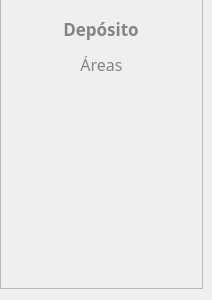
          <widget class="QWidget" name="deposito_subpage">
           <widget class="QFrame" name="frame_6">
            <property name="geometry">
             <rect>
              <x>0</x>
              <y>-2</y>
              <width>203</width>
              <height>291</height>
             </rect>
            </property>
            <property name="frameShape">
             <enum>QFrame::StyledPanel</enum>
            </property>
            <property name="frameShadow">
             <enum>QFrame::Raised</enum>
            </property>
            <layout class="QVBoxLayout" name="verticalLayout_6">
             <property name="leftMargin">
              <number>0</number>
             </property>
             <property name="topMargin">
              <number>0</number>
             </property>
             <property name="rightMargin">
              <number>0</number>
             </property>
             <property name="bottomMargin">
              <number>0</number>
             </property>
             <item>
              <widget class="QFrame" name="frame_13">
               <property name="maximumSize">
                <size>
                 <width>200</width>
                 <height>51</height>
                </size>
               </property>
               <property name="styleSheet">
                <string notr="true">border:none</string>
               </property>
               <property name="frameShape">
                <enum>QFrame::StyledPanel</enum>
               </property>
               <property name="frameShadow">
                <enum>QFrame::Raised</enum>
               </property>
               <widget class="QLabel" name="label_10">
                <property name="geometry">
                 <rect>
                  <x>0</x>
                  <y>10</y>
                  <width>200</width>
                  <height>40</height>
                 </rect>
                </property>
                <property name="minimumSize">
                 <size>
                  <width>128</width>
                  <height>0</height>
                 </size>
                </property>
                <property name="maximumSize">
                 <size>
                  <width>208</width>
                  <height>40</height>
                 </size>
                </property>
                <property name="font">
                 <font>
                  <family>Cairo SemiBold</family>
                  <pointsize>13</pointsize>
                  <weight>75</weight>
                  <bold>true</bold>
                 </font>
                </property>
                <property name="styleSheet">
                 <string notr="true">color: #818489 ;
border:none</string>
                </property>
                <property name="text">
                 <string>Depósito</string>
                </property>
                <property name="alignment">
                 <set>Qt::AlignCenter</set>
                </property>
               </widget>
              </widget>
             </item>
             <item>
              <widget class="QLabel" name="label_12">
               <property name="minimumSize">
                <size>
                 <width>201</width>
                 <height>0</height>
                </size>
               </property>
               <property name="maximumSize">
                <size>
                 <width>193</width>
                 <height>16</height>
                </size>
               </property>
               <property name="font">
                <font>
                 <family>Cairo</family>
                 <pointsize>12</pointsize>
                 <weight>50</weight>
                 <bold>false</bold>
                </font>
               </property>
               <property name="cursor">
                <cursorShape>PointingHandCursor</cursorShape>
               </property>
               <property name="styleSheet">
                <string notr="true">color: #818489 ;
border:none</string>
               </property>
               <property name="text">
                <string>Áreas</string>
               </property>
               <property name="alignment">
                <set>Qt::AlignCenter</set>
               </property>
              </widget>
             </item>
             <item>
              <widget class="QFrame" name="frame_14">
               <property name="styleSheet">
                <string notr="true">border:none</string>
               </property>
               <property name="frameShape">
                <enum>QFrame::StyledPanel</enum>
               </property>
               <property name="frameShadow">
                <enum>QFrame::Raised</enum>
               </property>
               <layout class="QVBoxLayout" name="verticalLayout_8">
                <property name="spacing">
                 <number>0</number>
                </property>
                <property name="leftMargin">
                 <number>0</number>
                </property>
                <property name="topMargin">
                 <number>0</number>
                </property>
                <property name="rightMargin">
                 <number>0</number>
                </property>
                <property name="bottomMargin">
                 <number>0</number>
                </property>
                <item alignment="Qt::AlignTop">
                 <widget class="QFrame" name="frame_5">
                  <property name="frameShape">
                   <enum>QFrame::StyledPanel</enum>
                  </property>
                  <property name="frameShadow">
                   <enum>QFrame::Raised</enum>
                  </property>
                  <layout class="QVBoxLayout" name="verticalLayout_7">
                   <property name="spacing">
                    <number>0</number>
                   </property>
                   <property name="leftMargin">
                    <number>0</number>
                   </property>
                   <property name="topMargin">
                    <number>0</number>
                   </property>
                   <property name="rightMargin">
                    <number>0</number>
                   </property>
                   <property name="bottomMargin">
                    <number>0</number>
                   </property>
                  </layout>
                 </widget>
                </item>
               </layout>
              </widget>
             </item>
            </layout>
           </widget>
          </widget>
